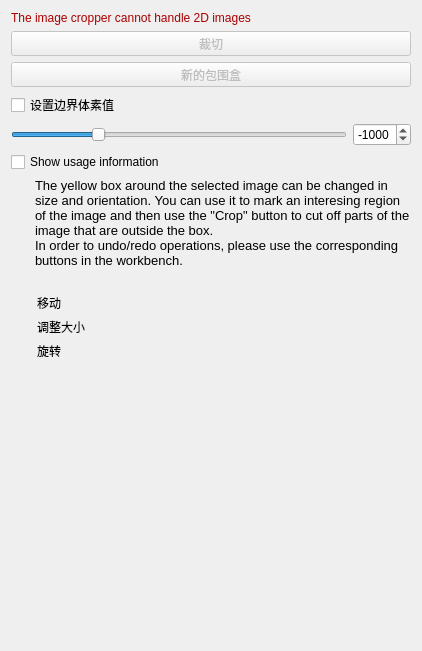
<?xml version="1.0" encoding="UTF-8"?>
<ui version="4.0">
 <class>QmitkImageCropperControls</class>
 <widget class="QWidget" name="QmitkImageCropperControls">
  <property name="geometry">
   <rect>
    <x>0</x>
    <y>0</y>
    <width>422</width>
    <height>651</height>
   </rect>
  </property>
  <property name="minimumSize">
   <size>
    <width>0</width>
    <height>0</height>
   </size>
  </property>
  <property name="windowTitle">
   <string>BoundingObjectImageCropper</string>
  </property>
  <layout class="QVBoxLayout" name="verticalLayout">
   <item>
    <widget class="QLabel" name="warningLabel">
     <property name="enabled">
      <bool>true</bool>
     </property>
     <property name="palette">
      <palette>
       <active>
        <colorrole role="WindowText">
         <brush brushstyle="SolidPattern">
          <color alpha="255">
           <red>170</red>
           <green>0</green>
           <blue>0</blue>
          </color>
         </brush>
        </colorrole>
       </active>
       <inactive>
        <colorrole role="WindowText">
         <brush brushstyle="SolidPattern">
          <color alpha="255">
           <red>170</red>
           <green>0</green>
           <blue>0</blue>
          </color>
         </brush>
        </colorrole>
       </inactive>
       <disabled>
        <colorrole role="WindowText">
         <brush brushstyle="SolidPattern">
          <color alpha="255">
           <red>170</red>
           <green>0</green>
           <blue>0</blue>
          </color>
         </brush>
        </colorrole>
       </disabled>
      </palette>
     </property>
     <property name="text">
      <string>The image cropper cannot handle 2D images</string>
     </property>
    </widget>
   </item>
   <item>
    <widget class="QToolButton" name="m_CropButton">
     <property name="enabled">
      <bool>false</bool>
     </property>
     <property name="sizePolicy">
      <sizepolicy hsizetype="Preferred" vsizetype="Fixed">
       <horstretch>0</horstretch>
       <verstretch>0</verstretch>
      </sizepolicy>
     </property>
     <property name="toolTip">
      <string>crop the selected image</string>
     </property>
     <property name="text">
      <string>裁切</string>
     </property>
    </widget>
   </item>
   <item>
    <widget class="QToolButton" name="m_BoxButton">
     <property name="enabled">
      <bool>false</bool>
     </property>
     <property name="sizePolicy">
      <sizepolicy hsizetype="Preferred" vsizetype="Fixed">
       <horstretch>0</horstretch>
       <verstretch>0</verstretch>
      </sizepolicy>
     </property>
     <property name="toolTip">
      <string>crop the selected image</string>
     </property>
     <property name="text">
      <string>新的包围盒</string>
     </property>
    </widget>
   </item>
   <item>
    <layout class="QGridLayout" name="gridLayout">
     <item row="1" column="1">
      <widget class="QSpinBox" name="m_SurroundingSpin">
       <property name="minimum">
        <number>-2000</number>
       </property>
       <property name="maximum">
        <number>2000</number>
       </property>
       <property name="value">
        <number>-1000</number>
       </property>
      </widget>
     </item>
     <item row="0" column="0">
      <widget class="QCheckBox" name="m_EnableSurroundingCheckBox">
       <property name="sizePolicy">
        <sizepolicy hsizetype="Preferred" vsizetype="Fixed">
         <horstretch>0</horstretch>
         <verstretch>0</verstretch>
        </sizepolicy>
       </property>
       <property name="text">
        <string>设置边界体素值</string>
       </property>
       <property name="checked">
        <bool>false</bool>
       </property>
      </widget>
     </item>
     <item row="1" column="0">
      <widget class="QSlider" name="m_SurroundingSlider">
       <property name="minimum">
        <number>-2000</number>
       </property>
       <property name="maximum">
        <number>2000</number>
       </property>
       <property name="value">
        <number>-1000</number>
       </property>
       <property name="orientation">
        <enum>Qt::Horizontal</enum>
       </property>
      </widget>
     </item>
    </layout>
   </item>
   <item>
    <widget class="QCheckBox" name="chkInformation">
     <property name="sizePolicy">
      <sizepolicy hsizetype="Preferred" vsizetype="Fixed">
       <horstretch>0</horstretch>
       <verstretch>0</verstretch>
      </sizepolicy>
     </property>
     <property name="text">
      <string>Show usage information</string>
     </property>
    </widget>
   </item>
   <item>
    <widget class="QWidget" name="groupInfo" native="true">
     <layout class="QVBoxLayout">
      <property name="leftMargin">
       <number>24</number>
      </property>
      <property name="topMargin">
       <number>0</number>
      </property>
      <property name="rightMargin">
       <number>0</number>
      </property>
      <property name="bottomMargin">
       <number>0</number>
      </property>
      <item>
       <widget class="QLabel" name="lblInfo">
        <property name="text">
         <string>&lt;!DOCTYPE HTML PUBLIC &quot;-//W3C//DTD HTML 4.0//EN&quot; &quot;http://www.w3.org/TR/REC-html40/strict.dtd&quot;&gt;
&lt;html&gt;&lt;head&gt;&lt;meta name=&quot;qrichtext&quot; content=&quot;1&quot; /&gt;&lt;style type=&quot;text/css&quot;&gt;
p, li { white-space: pre-wrap; }
&lt;/style&gt;&lt;/head&gt;&lt;body style=&quot; font-family:'Sans'; font-size:10pt; font-weight:400; font-style:normal;&quot;&gt;
&lt;p style=&quot; margin-top:0px; margin-bottom:0px; margin-left:0px; margin-right:0px; -qt-block-indent:0; text-indent:0px;&quot;&gt;The yellow box around the selected image can be changed in size and orientation. You can use it to mark an interesing region of the image and then use the &amp;quot;Crop&amp;quot; button to cut off parts of the image that are outside the box.&lt;br /&gt;In order to undo/redo operations, please use the corresponding buttons in the workbench. &lt;/p&gt;&lt;/body&gt;&lt;/html&gt;</string>
        </property>
        <property name="alignment">
         <set>Qt::AlignVCenter</set>
        </property>
        <property name="wordWrap">
         <bool>true</bool>
        </property>
       </widget>
      </item>
     </layout>
    </widget>
   </item>
   <item>
    <spacer name="verticalSpacer">
     <property name="orientation">
      <enum>Qt::Vertical</enum>
     </property>
     <property name="sizeType">
      <enum>QSizePolicy::Minimum</enum>
     </property>
     <property name="sizeHint" stdset="0">
      <size>
       <width>20</width>
       <height>20</height>
      </size>
     </property>
    </spacer>
   </item>
   <item>
    <layout class="QHBoxLayout">
     <item>
      <widget class="QLabel" name="pixlblWhatToDo">
       <property name="sizePolicy">
        <sizepolicy hsizetype="Fixed" vsizetype="Fixed">
         <horstretch>0</horstretch>
         <verstretch>0</verstretch>
        </sizepolicy>
       </property>
       <property name="pixmap">
        <pixmap resource="../../resources/imagecropper.qrc">:/imagecropper/btn_ctrl.xpm</pixmap>
       </property>
       <property name="scaledContents">
        <bool>false</bool>
       </property>
       <property name="wordWrap">
        <bool>false</bool>
       </property>
      </widget>
     </item>
     <item>
      <widget class="QLabel" name="pixlblWhatToDo_2">
       <property name="sizePolicy">
        <sizepolicy hsizetype="Fixed" vsizetype="Fixed">
         <horstretch>0</horstretch>
         <verstretch>0</verstretch>
        </sizepolicy>
       </property>
       <property name="pixmap">
        <pixmap resource="../../resources/imagecropper.qrc">:/imagecropper/mouse_left.xpm</pixmap>
       </property>
       <property name="scaledContents">
        <bool>false</bool>
       </property>
       <property name="wordWrap">
        <bool>false</bool>
       </property>
      </widget>
     </item>
     <item>
      <widget class="QLabel" name="textLabel2">
       <property name="text">
        <string>移动</string>
       </property>
       <property name="wordWrap">
        <bool>false</bool>
       </property>
      </widget>
     </item>
    </layout>
   </item>
   <item>
    <layout class="QHBoxLayout">
     <item>
      <widget class="QLabel" name="pixlblWhatToDo_3_2">
       <property name="sizePolicy">
        <sizepolicy hsizetype="Fixed" vsizetype="Fixed">
         <horstretch>0</horstretch>
         <verstretch>0</verstretch>
        </sizepolicy>
       </property>
       <property name="text">
        <string/>
       </property>
       <property name="pixmap">
        <pixmap resource="../../resources/imagecropper.qrc">:/imagecropper/btn_ctrl.xpm</pixmap>
       </property>
       <property name="scaledContents">
        <bool>false</bool>
       </property>
       <property name="wordWrap">
        <bool>false</bool>
       </property>
      </widget>
     </item>
     <item>
      <widget class="QLabel" name="pixlblWhatToDo_2_2_2">
       <property name="sizePolicy">
        <sizepolicy hsizetype="Fixed" vsizetype="Fixed">
         <horstretch>0</horstretch>
         <verstretch>0</verstretch>
        </sizepolicy>
       </property>
       <property name="pixmap">
        <pixmap resource="../../resources/imagecropper.qrc">:/imagecropper/mouse_right.xpm</pixmap>
       </property>
       <property name="scaledContents">
        <bool>false</bool>
       </property>
       <property name="wordWrap">
        <bool>false</bool>
       </property>
      </widget>
     </item>
     <item>
      <widget class="QLabel" name="textLabel2_2_2">
       <property name="text">
        <string>调整大小</string>
       </property>
       <property name="wordWrap">
        <bool>false</bool>
       </property>
      </widget>
     </item>
    </layout>
   </item>
   <item>
    <layout class="QHBoxLayout">
     <item>
      <widget class="QLabel" name="pixlblWhatToDo_3">
       <property name="sizePolicy">
        <sizepolicy hsizetype="Fixed" vsizetype="Fixed">
         <horstretch>0</horstretch>
         <verstretch>0</verstretch>
        </sizepolicy>
       </property>
       <property name="text">
        <string/>
       </property>
       <property name="pixmap">
        <pixmap resource="../../resources/imagecropper.qrc">:/imagecropper/btn_ctrl.xpm</pixmap>
       </property>
       <property name="scaledContents">
        <bool>false</bool>
       </property>
       <property name="wordWrap">
        <bool>false</bool>
       </property>
      </widget>
     </item>
     <item>
      <widget class="QLabel" name="pixlblWhatToDo_2_2">
       <property name="sizePolicy">
        <sizepolicy hsizetype="Fixed" vsizetype="Fixed">
         <horstretch>0</horstretch>
         <verstretch>0</verstretch>
        </sizepolicy>
       </property>
       <property name="pixmap">
        <pixmap resource="../../resources/imagecropper.qrc">:/imagecropper/mouse_middle.xpm</pixmap>
       </property>
       <property name="scaledContents">
        <bool>false</bool>
       </property>
       <property name="wordWrap">
        <bool>false</bool>
       </property>
      </widget>
     </item>
     <item>
      <widget class="QLabel" name="textLabel2_2">
       <property name="text">
        <string>旋转</string>
       </property>
       <property name="wordWrap">
        <bool>false</bool>
       </property>
      </widget>
     </item>
    </layout>
   </item>
   <item>
    <spacer name="spacer3">
     <property name="orientation">
      <enum>Qt::Vertical</enum>
     </property>
     <property name="sizeType">
      <enum>QSizePolicy::Expanding</enum>
     </property>
     <property name="sizeHint" stdset="0">
      <size>
       <width>20</width>
       <height>200</height>
      </size>
     </property>
    </spacer>
   </item>
  </layout>
 </widget>
 <layoutdefault spacing="6" margin="11"/>
 <includes>
  <include location="local">QmitkDataStorageComboBox.h</include>
 </includes>
 <resources>
  <include location="../../resources/imagecropper.qrc"/>
  <include location="../../resources/imagecropper.qrc"/>
  <include location="../../resources/imagecropper.qrc"/>
 </resources>
 <connections>
  <connection>
   <sender>m_SurroundingSpin</sender>
   <signal>valueChanged(int)</signal>
   <receiver>m_SurroundingSlider</receiver>
   <slot>setValue(int)</slot>
   <hints>
    <hint type="sourcelabel">
     <x>20</x>
     <y>20</y>
    </hint>
    <hint type="destinationlabel">
     <x>20</x>
     <y>20</y>
    </hint>
   </hints>
  </connection>
  <connection>
   <sender>m_SurroundingSlider</sender>
   <signal>valueChanged(int)</signal>
   <receiver>m_SurroundingSpin</receiver>
   <slot>setValue(int)</slot>
   <hints>
    <hint type="sourcelabel">
     <x>20</x>
     <y>20</y>
    </hint>
    <hint type="destinationlabel">
     <x>20</x>
     <y>20</y>
    </hint>
   </hints>
  </connection>
 </connections>
</ui>
